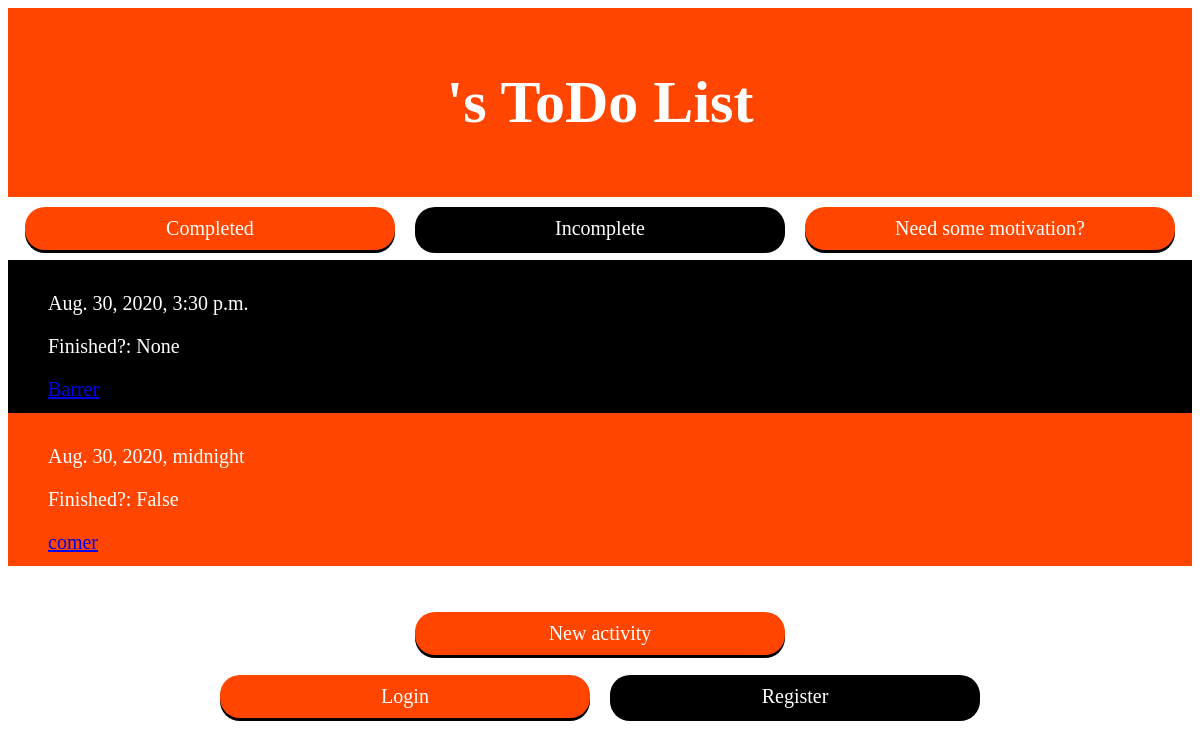
The app's page /, older data.
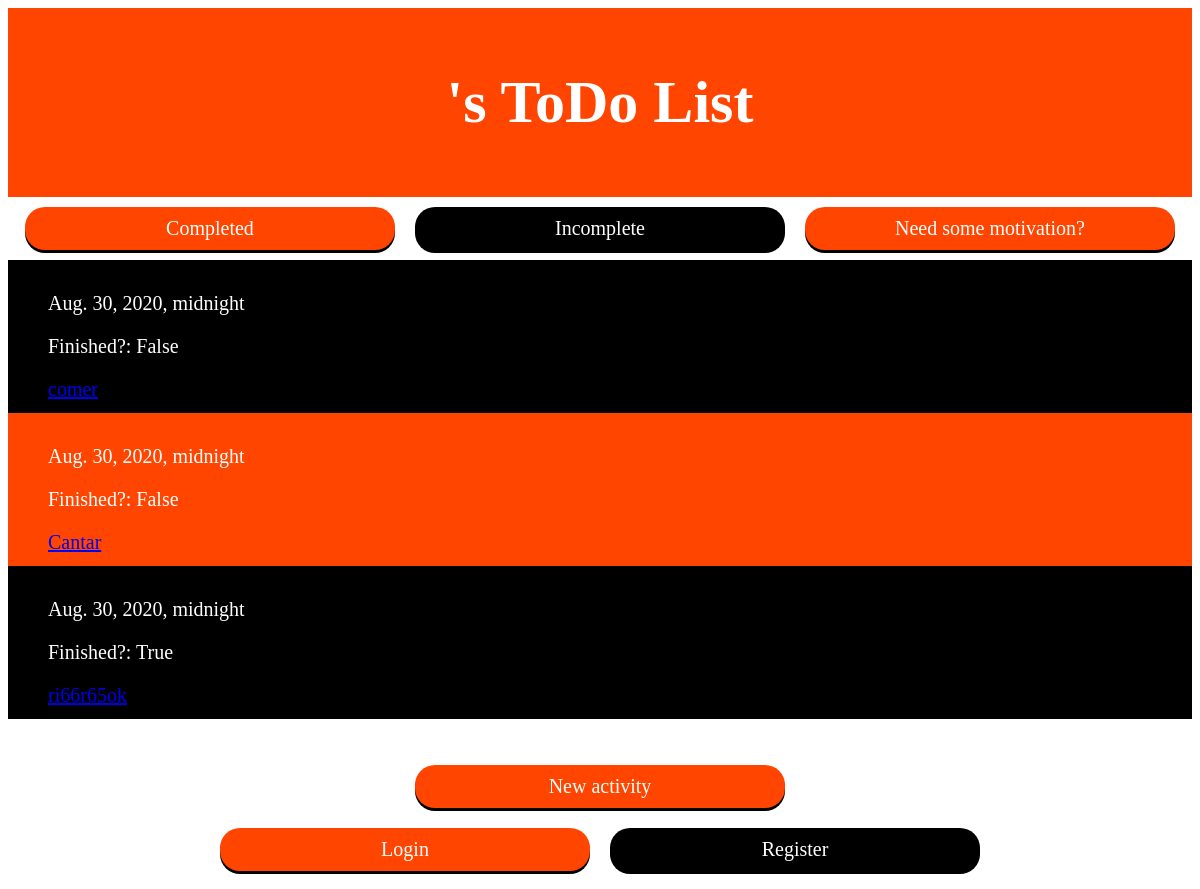
The same page, newer data.
### list/models.py (models this page shows)
class List(models.Model):
    title = models.CharField(max_length=140)
    description = models.TextField(blank=True, null=True)
    date = models.DateField()
    due_date = models.DateTimeField()
    done = models.NullBooleanField()
    def get_absolute_url(self):
        return reverse("list:list-detail", kwargs={"id": self.id})

### list/views.py (the view)
# urls.py: path('', hey.list_list_view, name='home'),
def list_list_view(request):
    queryset = List.objects.all()
    context = {
        "object_list": queryset
    }
    return render(request, "list/list.html", context)

### templates/list/list.html (shortened to what this page needs)
{% extends "base.html" %}
{% block content %}
<header><h1>{{ user.username}}'s ToDo List</h1></header>
<div class="container">
    <a href="../completed" class="button orange">Completed</a>
    <a href="../incomplete" class="button black">Incomplete</a>
    <a href="../cat" class="button orange">Need some motivation?</a>
</div>
<ul>
{% for instance in object_list %}
<li><p>{{ instance.due_date }}</p>
    <p>Finished?: {{ instance.done }}</p>
    <a href="{{ instance.get_absolute_url }}">{{ instance.title }} </a></li>
{% endfor %}
</ul>
    <br><br>
<div class="container">
<a href="../create" class="button orange">New activity</a>
</div>
{% endblock %}

### templates/base.html (shortened to what this page needs)
<!DOCTYPE html>
<html>
<head>
  {% block content %}{% endblock %}
  {% if user.is_authenticated %}
  <div class="container">
  <a href="{% url 'logout'%}" class="button black">Logout</a>
  </div>
  {% else %}
  <div class="container">
  <a href="{% url 'login'%}" class="button orange">Login</a>
  <a href="{% url 'register'%}" class="button black">Register</a>
  </div>
  {% endif %}

### templates/base.html (style rules this page uses)
header { padding: 20px; text-align: center; background: #FF4500; color: white; font-size: 30px; }
.button { background:#000000; color:#FFFFFF; display:inline-block; font-size: 20px; margin:10px; padding:10px; text-align:center; width:200px; text-decoration:none; box-shadow:0px 3px 0px #000000; width:350px; border-radius:20px; }
.button.orange { background:#FF4500; box-shadow:0px 3px 0px #000000; }
.button.black { background:#000000; box-shadow:0px 3px 0px #000000; }
.container { display: flex; justify-content: center; align-items: center; height: 100%; }
ul { margin: 0; padding: 0; }
ul li { padding: 12px 8px 12px 40px; background: #FF4500; font-size: 20px; color: #FFFFFF; }
ul li:nth-child(odd) { background: #000000; }

Row changes from the older to the newer data that the page shows:
removed List: due_date "Aug. 30, 2020, 3:30 p.m.", done "None", title "Barrer"
added List: due_date "Aug. 30, 2020, midnight", done "False", title "Cantar"
added List: due_date "Aug. 30, 2020, midnight", done "True", title "ri66r65ok"
